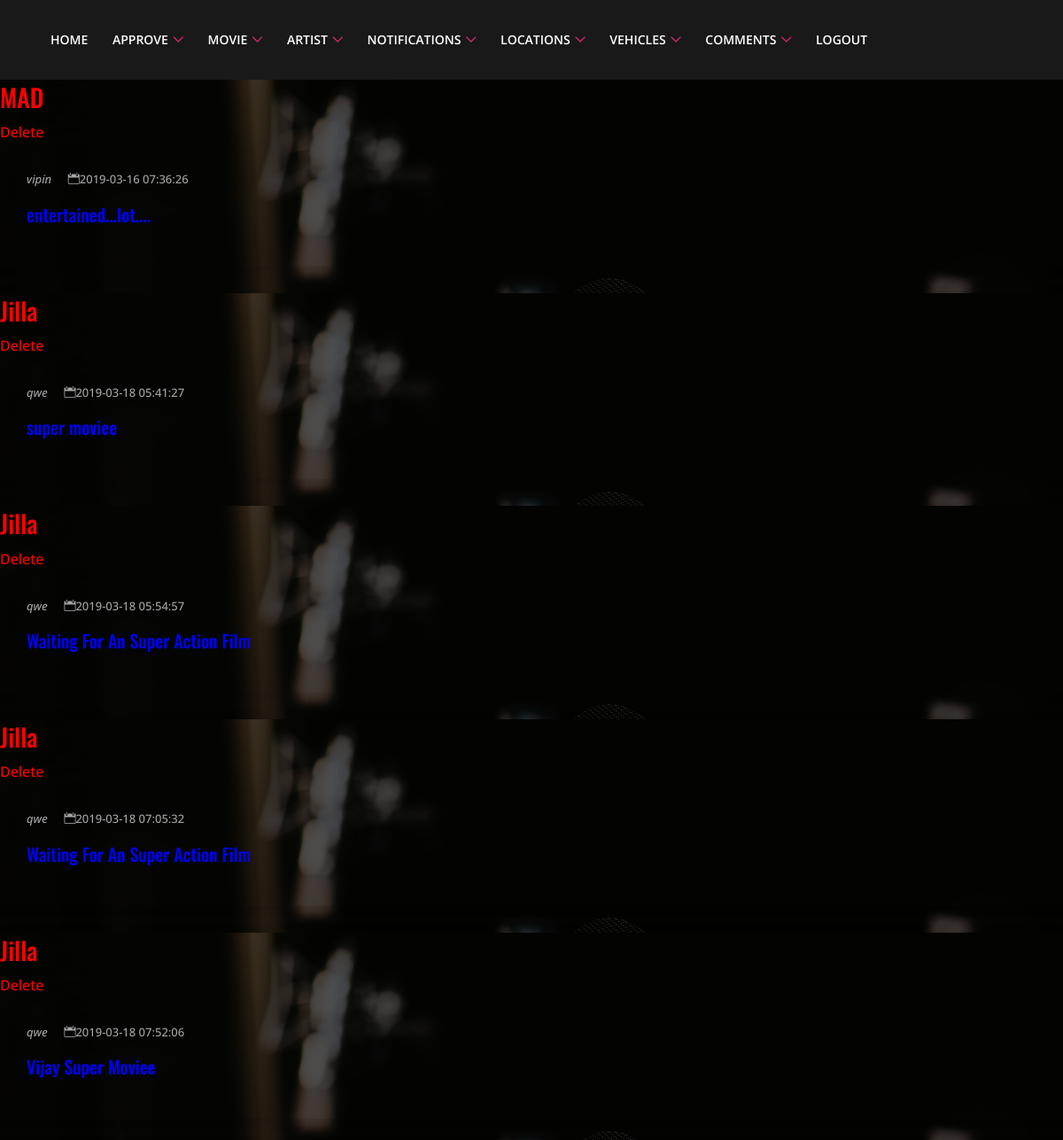
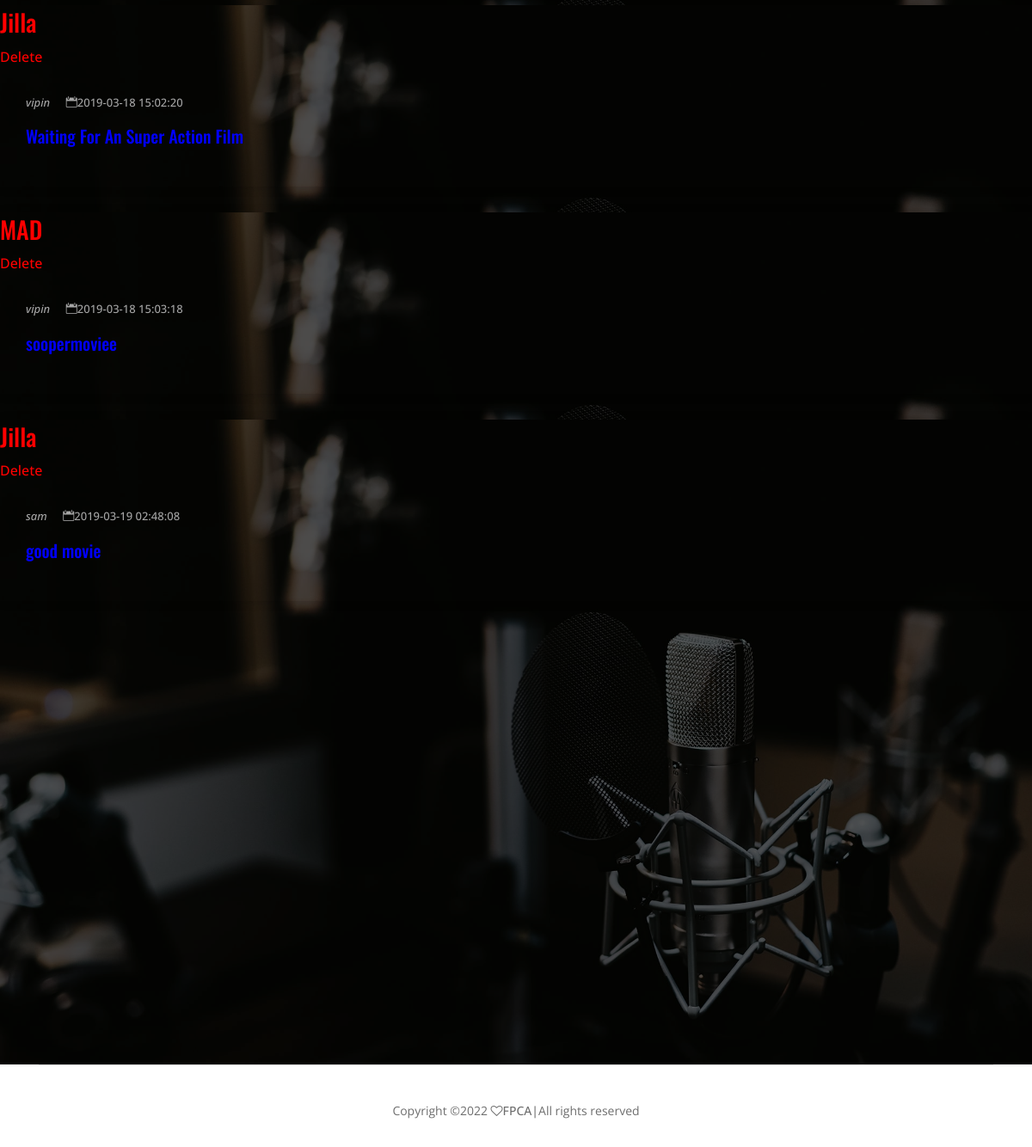
Page /Admin/addcomment.php on the committed database (2 pictures, top to bottom).
### tables this page shows
CREATE TABLE IF NOT EXISTS `comment` (
  `cid` int(100) NOT NULL AUTO_INCREMENT,
  `username` varchar(100) DEFAULT NULL,
  `comment` varchar(100) DEFAULT NULL,
  `moviename` varchar(100) NOT NULL,
  `date` timestamp NOT NULL DEFAULT CURRENT_TIMESTAMP ON UPDATE CURRENT_TIMESTAMP,
  PRIMARY KEY (`cid`)
);

### Admin/addcomment.php (the view, shortened to what this page needs)
<!DOCTYPE html>
<html lang="en">
<head>
    <link rel="stylesheet" href="../style.css">
</head>
<body>
  <?php
  include'header.php';
  include '../connect.php';
$sql = "SELECT * FROM comment ";
$rs = mysqli_query($con,$sql);
while($row = mysqli_fetch_assoc($rs))
{
echo'
     <section class="welcome-area">
        <div class="">
            <div class="single-welcome-slide bg-img bg-overlay" style="background-image: url(../img/bg-img/32.jpg);">
                    <div class="single-podcast-area mb-30 wow fadeInUp" data-wow-delay="500ms">
                        <div class="podcast-thumb">
                        <h3><font color="red">'.$row['moviename'].'</font></h3>
                            <div class="like">
                                <a href="deletecomment.php?id='.$row["cid"].'"><font color="red">Delete</font></a>
                            </div>
                        </div>
                        <div class="podcast-content">
                            <div class="podcast-meta">
                               <a href="#"><i>'.$row['username'].' </i></a>
                                <a href="#"><i class="icon_calendar"></i>'.$row['date'].' </a>
                            </div>
                            <h5><font color="blue">'.$row['comment'].'</font></h5>
                        </div>
                    </div>';
}
                    ?>
            </div>
<?php include'footer1.php'; ?>
</body>
</html>

### style.css (style rules this page uses)
* { margin: 0; padding: 0; }
body { font-family: "Open Sans", sans-serif; font-weight: 400; font-size: 14px; position: relative; z-index: auto; }
h1, h2, h3, h4, h5, h6 { font-family: "Oswald", sans-serif; color: #191919; line-height: 1.4; font-weight: 500; }
a, a:active, a:focus, a:hover { font-family: "Open Sans", sans-serif; color: #191919; text-decoration: none; -webkit-transition-duration: 500ms; -o-transition-duration: 500ms; transition-duration: 500ms; outline: none; font-size: 16px; font-weight: 500; }
.bg-overlay { position: relative; z-index: 1; }
.bg-overlay::after { position: absolute; content: ""; height: 100%; width: 100%; top: 0; left: 0; z-index: -1; background-color: rgba(0, 0, 0, 0.65); }
.bg-img { background-position: center center; background-size: cover; background-repeat: no-repeat; }
.mb-30 { margin-bottom: 30px; }
.single-welcome-slide { position: relative; z-index: 2; width: 100%; height: 750px; background-color: #ffffff; }
.single-podcast-area { position: relative; z-index: 1; box-shadow: 0 1px 11px 0 rgba(0, 0, 0, 0.15); }
.single-podcast-area .podcast-thumb { position: relative; z-index: 1; }
.single-podcast-area .podcast-content { padding: 30px; position: relative; z-index: 1; }
.single-podcast-area .podcast-content .podcast-meta { position: relative; z-index: 1; margin-bottom: 15px; }
.single-podcast-area .podcast-content .podcast-meta a { display: inline-block; font-size: 13px; color: #a6a6a6; margin-right: 15px; }
.single-podcast-area .podcast-content h5 { margin-bottom: 15px; display: block; }

### css/default-assets/classy-nav.css (style rules this page uses)
.bg-img { background-position: center center; background-size: cover; background-repeat: no-repeat; }

### rows in the picture
comment: moviename "MAD", username "vipin", date "2019-03-16 07:36:26", comment "entertained...lot...."
comment: moviename "Jilla", username "qwe", date "2019-03-18 05:41:27", comment "super moviee"
comment: moviename "Jilla", username "qwe", date "2019-03-18 05:54:57", comment "Waiting For An Super Action Film"
comment: moviename "Jilla", username "qwe", date "2019-03-18 07:05:32", comment "Waiting For An Super Action Film"
comment: moviename "Jilla", username "qwe", date "2019-03-18 07:52:06", comment "Vijay Super Moviee"
comment: moviename "Jilla", username "vipin", date "2019-03-18 15:02:20", comment "Waiting For An Super Action Film"
comment: moviename "MAD", username "vipin", date "2019-03-18 15:03:18", comment "soopermoviee"
comment: moviename "Jilla", username "sam", date "2019-03-19 02:48:08", comment "good movie"
